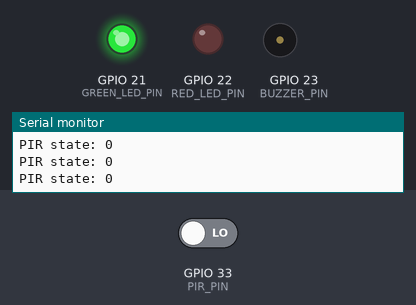
The sketch below on a simulated ESP32. Parts: output pins drawn as LEDs (lit = HIGH), buzzer (waves = sounding, pin HIGH), the last lines printed to the serial monitor. Inputs (shaded band) come from the test bench; at power-on: GPIO 33 (PIR_PIN) LOW. WiFi joins after 1.5 s; servers stay silent unless stated; the local clock reads 2024-03-15 10:24:30 at power-on unless the sketch sets it.

Above: at 2.8 s.
2.9 s: GPIO 33 (PIR_PIN) driven HIGH
At 4.4 s:
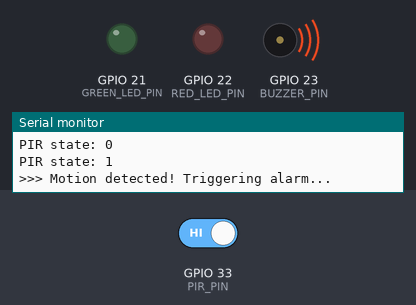
At 7.9 s:
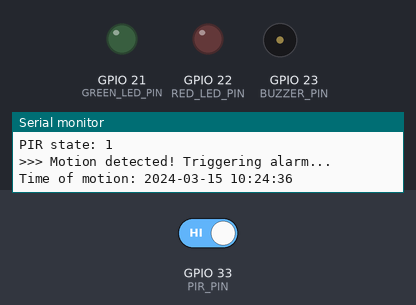
Timing chart, 0 to 9.4 s (numbered marks = the images above; inputs shaded):
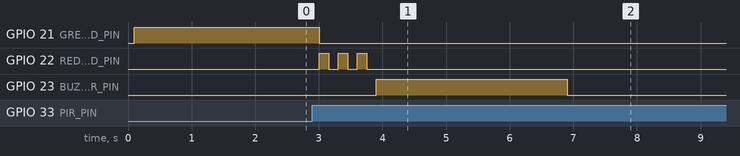

The sketch:

threatdetection.ino
```cpp
#include <WiFi.h>
#include <ESP_Mail_Client.h>
#include <time.h>

// ─── Wi-Fi Configuration (Replace with your own) ─────────────
#define WIFI_SSID         "your_wifi_name"
#define WIFI_PASSWORD     "your_wifi_password"

// ─── Gmail SMTP Configuration (Use App Password) ─────────────
#define SMTP_server       "smtp.gmail.com"
#define SMTP_Port         465
#define sender_email      "your_email@gmail.com"         // e.g., myesp32alert@gmail.com
#define sender_password   "your_email_app_password"      // Use a 16-char app password
#define Recipient_email   "recipient_email@example.com"
#define Recipient_name    "Receiver"

// ─── Component Pins ──────────────────────────────────────────
#define PIR_PIN           33  // PIR sensor OUT
#define BUZZER_PIN        23  // Buzzer +
#define RED_LED_PIN       22  // Red LED (motion detected)
#define GREEN_LED_PIN     21  // Green LED (no motion)

// ─── SMTP and Email Setup ────────────────────────────────────
SMTPSession smtp;
ESP_Mail_Session session;
SMTP_Message message;

void setup() {
  Serial.begin(115200);
  delay(100);
  Serial.println("\n=== ESP32 Threat Detection System Starting ===");

  // Set pin modes for all components
  pinMode(PIR_PIN, INPUT);
  pinMode(BUZZER_PIN, OUTPUT);
  pinMode(RED_LED_PIN, OUTPUT);
  pinMode(GREEN_LED_PIN, OUTPUT);

  // Default LED state: no motion (green ON)
  digitalWrite(BUZZER_PIN, LOW);
  digitalWrite(RED_LED_PIN, LOW);
  digitalWrite(GREEN_LED_PIN, HIGH);

  // Connect to Wi-Fi
  Serial.print("Connecting to Wi-Fi");
  WiFi.begin(WIFI_SSID, WIFI_PASSWORD);
  while (WiFi.status() != WL_CONNECTED) {
    Serial.print(".");
    delay(300);
  }
  Serial.println("\n Wi-Fi connected: " + WiFi.localIP().toString());

  // Set time for email timestamps (Nepal = UTC+5:45)
  configTime(20700, 0, "pool.ntp.org", "time.nist.gov");
  Serial.print("Syncing time");
  while (time(nullptr) < 100000) {
    Serial.print(".");
    delay(500);
  }
  Serial.println("\n Time synced!");

  // Setup SMTP session
  smtp.debug(1);
  MailClient.networkReconnect(true);

  session.server.host_name = SMTP_server;
  session.server.port = SMTP_Port;
  session.login.email = sender_email;
  session.login.password = sender_password;
  session.login.user_domain = "";
  session.time.ntp_server = "pool.ntp.org,time.nist.gov";
  session.time.gmt_offset = 20700;

  // Setup base email content
  message.sender.name = "ESP32 Alert System";
  message.sender.email = sender_email;
  message.subject = "⚠️ Threat Detected: Motion in Restricted Area";
  message.addRecipient(Recipient_name, Recipient_email);
}

void loop() {
  int motion = digitalRead(PIR_PIN);
  Serial.printf("PIR state: %d\n", motion);

  if (motion == HIGH) {
    Serial.println(">>> Motion detected! Triggering alarm...");

    // Blink red LED 3 times (150ms interval)
    for (int i = 0; i < 3; i++) {
      digitalWrite(RED_LED_PIN, HIGH);
      digitalWrite(GREEN_LED_PIN, LOW);
      delay(150);
      digitalWrite(RED_LED_PIN, LOW);
      delay(150);
    }

    // Buzzer sound for 3 seconds
    digitalWrite(BUZZER_PIN, HIGH);
    delay(3000);
    digitalWrite(BUZZER_PIN, LOW);

    // Get current time and format it
    time_t now = time(nullptr);
    struct tm* timeinfo = localtime(&now);
    char timeString[100];
    strftime(timeString, sizeof(timeString), "%Y-%m-%d %H:%M:%S", timeinfo);
    Serial.print("Time of motion: ");
    Serial.println(timeString);

    // Build the email message body
    String htmlBody =
      "<div style=\"font-family: Arial; color: #000;\">"
      "<h2> Motion Detected!</h2>"
      "<p><strong>Time:</strong> " + String(timeString) + "</p>"
      "<p><strong>Status:</strong> Intrusion detected in the restricted zone.</p>"
      "<p>This alert was sent from your ESP32-based security system.</p>"
      "<hr><p style=\"font-size: 0.9em; color: #555;\">ESP32 Alert System | IoT Demo</p>"
      "</div>";

    message.html.content = htmlBody.c_str();
    message.html.transfer_encoding = Content_Transfer_Encoding::enc_7bit;

    // Send email alert
    if (!smtp.connect(&session)) {
      Serial.println("SMTP connection failed: " + smtp.errorReason());
    } else {
      if (!MailClient.sendMail(&smtp, &message))
        Serial.println("Email send failed: " + smtp.errorReason());
      else
        Serial.println("Email sent successfully!");
      smtp.closeSession();
    }

    delay(5000); // Cooldown to avoid spam
  } else {
    // No motion: green LED ON
    digitalWrite(RED_LED_PIN, LOW);
    digitalWrite(GREEN_LED_PIN, HIGH);
  }

  delay(200); // Polling interval
}
```

Measured:
- after the input at 2.9 s, GPIO 21 (GREEN_LED_PIN): HIGH → LOW after 0.11 s; GPIO 22 (RED_LED_PIN): alternates HIGH for 0.15 s and LOW for 0.15 s, 6 changes in all, then stays LOW, starting after 0.11 s; GPIO 23 (BUZZER_PIN): LOW → HIGH after 1.0 s, → LOW 3.0 s later
